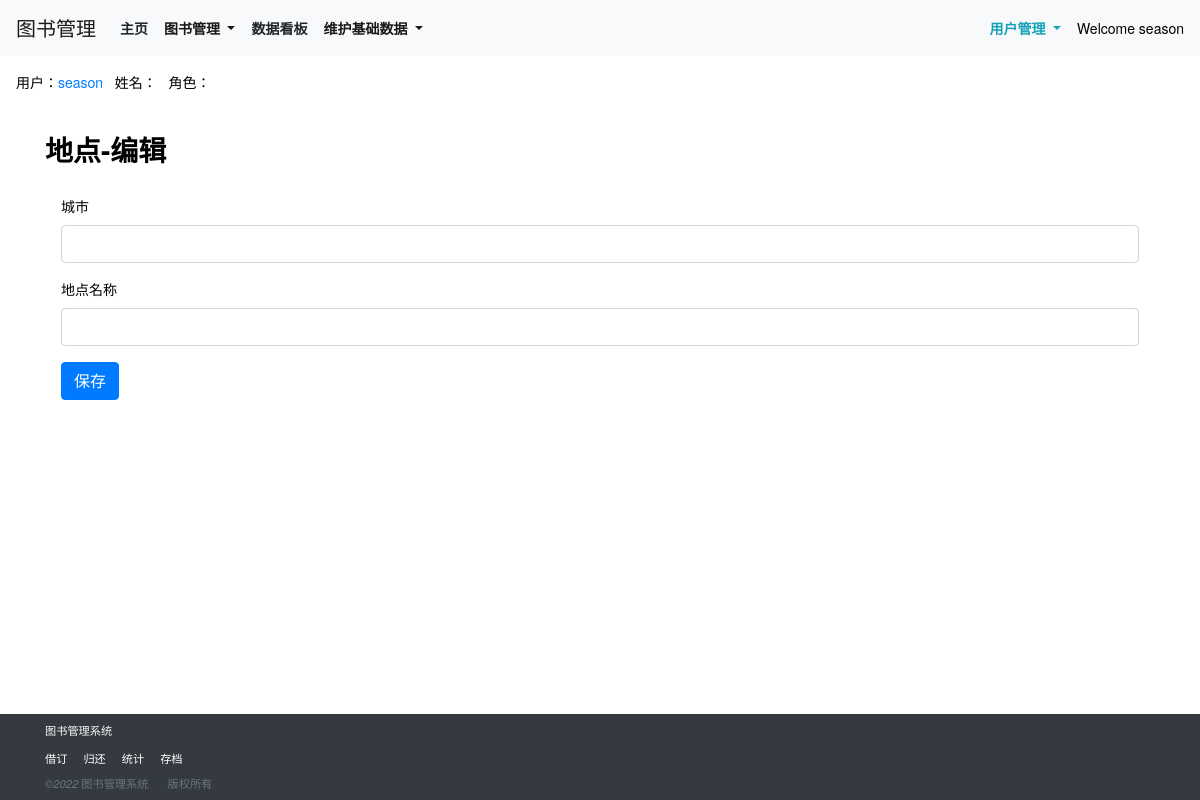
/locationlist_edit/6/ (signed in), run on an earlier commit of the app's database.
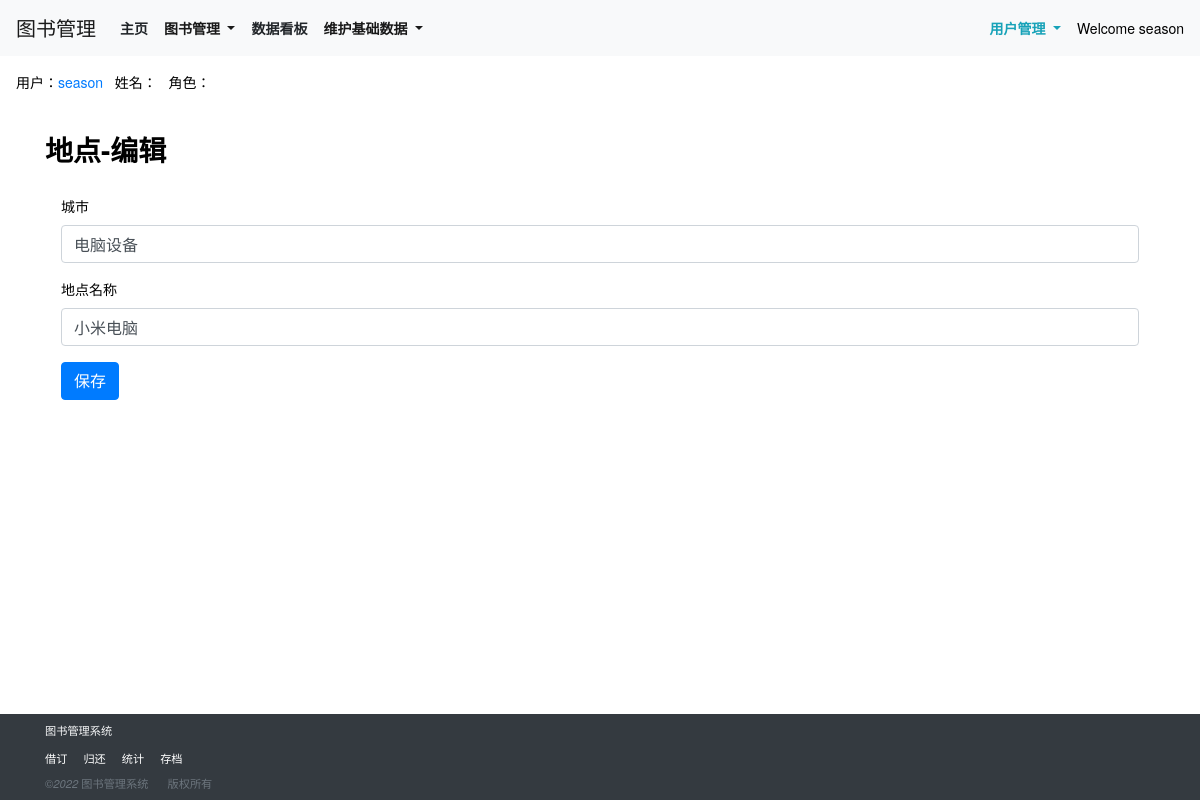
And on a later commit of the database.
### book/models.py (models this page shows, shortened)
class location(models.Model):
    lid = models.AutoField(primary_key=True)
    location_city = models.CharField(max_length=500,verbose_name=('城市'))
    location_name = models.CharField(max_length=500,verbose_name=('地点名称'))
    class Meta:
        verbose_name = ('地点')
        verbose_name_plural = ('地点')

### book/views.py (the view, shortened to what this page needs)
# urls.py: path('locationlist_edit/<int:lid>/', views.locationlist_edit,name='locationlist_edit'),
def locationlist_edit(request,lid):
    row_obj = location.objects.filter(lid=lid).first()
    if request.method == "GET":
        form = locationForm(instance=row_obj)
        return render(request,'locationlist_edit.html',{'form':form})

### book/forms.py
class locationForm(ModelForm):
    class Meta:
        model = location
        fields = '__all__'
    def __init__(self, *args, **kwargs):
        super().__init__(*args, **kwargs)
        for name, field in self.fields.items():
            print(name, field)
            field.widget.attrs = {"class": "form-control"}

### templates/locationlist_edit.html (shortened to what this page needs)
{% extends 'base.html' %}
{% load static %}
{% block body_block %}
<div class="container">
    <div class="row py-4 align-items-center">
        <div class="col-lg-12 col-md-12 mt-0 table-responsive"  style="background-color: #fff;">
            <h3 class="font-weight-bold">地点-编辑</h3>
            <div class="modal-body">
                <form method="post" id="formSave">
                    <div>
                        {% for item in form %}
                        <div class="col-xs-6">
                            <div class="form-group" style="position: relative; margin-top: 5px">
                                <label>{{ item.label }}</label>
                                {{ item }}
                            </div>
                        </div>
                        {% endfor %}
                    </div>
                    <button type="submit" class="btn btn-primary">保存</button>
                </form>
            </div>
        </div>
    </div>
</div>
<br>
<br>
<br>
<br>
<br>
{% endblock %}

What changed in the data, as far as the page shows it:
added location: form "电脑设备" "小米电脑"
